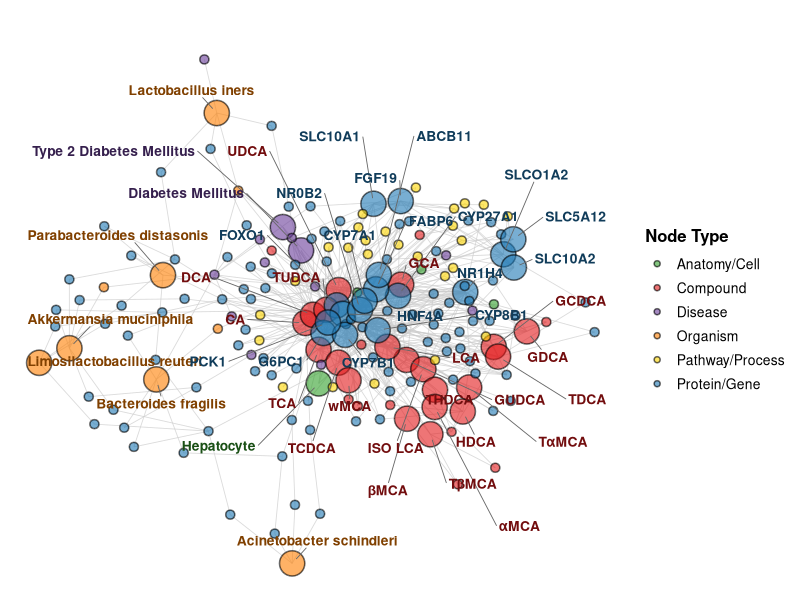

Here is the R script that generated this plot:
library(ggplot2)
library(readxl)
library(dplyr)
library(ggrepel)
library(igraph)

# Read the data files
edges = read_excel("filtered_edges.xlsx")
nodes = read_excel("filtered_nodes.xlsx")

symp_id = nodes$node_id[which(nodes$node_type == "Symptom")]
nodes = nodes |>
  filter(!(node_id %in% symp_id))
edges = edges |>
  filter(!(from %in% symp_id)) |>
  filter(!(to %in% symp_id))

# Create igraph object - use node_id as the vertex identifier
g = graph_from_data_frame(
  d = edges %>% select(from, to), 
  directed = FALSE, 
  vertices = data.frame(name = nodes$node_id)
)

# Calculate layout using Fruchterman-Reingold algorithm
set.seed(45)  # For reproducibility
layout_coords = layout_with_gem(g)

# Add coordinates to nodes dataframe
nodes$x = layout_coords[, 1]
nodes$y = layout_coords[, 2]

# Prepare edges dataframe with coordinates
edges_plot = edges %>%
  left_join(nodes %>% select(node_id, x, y), 
            by = c("from" = "node_id")) %>%
  rename(x_start = x, y_start = y) %>%
  left_join(nodes %>% select(node_id, x, y), 
            by = c("to" = "node_id")) %>%
  rename(x_end = x, y_end = y) %>%
  filter(!is.na(x_start) & !is.na(y_start) & !is.na(x_end) & !is.na(y_end))

# Set node sizes based on is_key_node (larger difference)
nodes$node_size = ifelse(nodes$is_key_node == TRUE, 8, 2.5)

# Count node types and create vibrant, highly distinctive palette
n_node_types = length(unique(nodes$meta_type))

# Vibrant, maximally distinctive colorblind-safe palette
vibrant_colors = c(
  "#E31A1C",  # Bright red
  "#1F78B4",  # Bright blue
  "#33A02C",  # Bright green
  "#FF7F00",  # Bright orange
  "#6A3D9A",  # Bright purple
  "#FFD700",  # Gold
  "#00CED1",  # Bright cyan
  "#FF1493",  # Deep pink
  "#32CD32",  # Lime green
  "#FF4500",  # Orange red
  "#4169E1",  # Royal blue
  "#FF69B4",  # Hot pink
  "#00FA9A",  # Medium spring green
  "#DC143C",  # Crimson
  "#1E90FF"   # Dodger blue
)

# Extend if needed
if(n_node_types > length(vibrant_colors)) {
  vibrant_colors = colorRampPalette(vibrant_colors)(n_node_types)
}

# Function to darken colors for text labels
darken_color = function(col, factor = 0.5) {
  rgb_vals = col2rgb(col) / 255
  darkened = rgb_vals * factor
  rgb(darkened[1], darkened[2], darkened[3])
}

# Create color mapping for nodes
node_type_levels = unique(nodes$meta_type)
color_map = setNames(vibrant_colors[1:n_node_types], node_type_levels)
dark_color_map = setNames(sapply(vibrant_colors[1:n_node_types], darken_color), 
                          node_type_levels)

# Add colors to nodes dataframe
nodes$fill_color = color_map[nodes$meta_type]
nodes$text_color = dark_color_map[nodes$meta_type]

# Filter nodes to only show labels for key nodes
nodes_labeled = nodes %>% filter(is_key_node == TRUE)

# Create the network plot
plt = ggplot() +
  # Plot edges first (so they're behind nodes) - much thinner
  geom_segment(data = edges_plot,
               aes(x = x_start, y = y_start, xend = x_end, yend = y_end),
               color = "gray80", alpha = 0.7, linewidth = 0.3) +
  
  # Plot nodes with border (stroke) and fill
  geom_point(data = nodes,
             aes(x = x, y = y, fill = meta_type, size = node_size),
             shape = 21,  # Circle with border
             color = "black",  # Border color
             stroke = 0.8,  # Border width
             alpha = 0.6) +
  
  # Add labels ONLY for key nodes with matching darker colors
  geom_text_repel(data = nodes_labeled,
                  aes(x = x, y = y, label = human_name, color = meta_type),
                  size = 3.5,
                  fontface = "bold",
                  max.overlaps = Inf,  # Show all labels
                  box.padding = 0.8,  # Increased padding
                  point.padding = 0.5,  # Increased padding around points
                  segment.color = "gray40",
                  segment.size = 0.3,
                  min.segment.length = 0,
                  force = 3,  # Increased repulsion force
                  force_pull = 0.5,  # Pull towards original position
                  max.iter = 10000,  # More iterations for better placement
                  max.time = 2) +  # Allow more time for optimization
  
  # Customize appearance
  scale_size_identity() +
  scale_fill_manual(name = "Node Type", 
                    values = color_map) +
  scale_color_manual(name = "Node Type",
                     values = dark_color_map,
                     guide = "none") +  # Don't show text color in legend
  theme_minimal() +
  theme(
    panel.background = element_rect(fill = "white", color = NA),
    plot.background = element_rect(fill = "white", color = NA),
    panel.grid = element_blank(),
    axis.text = element_blank(),
    axis.title = element_blank(),
    axis.ticks = element_blank(),
    legend.position = "right",
    legend.background = element_blank(),
    legend.key = element_rect(fill = "white"),
    legend.title = element_text(size = 12, face = "bold"),
    legend.text = element_text(size = 10),
    plot.title = element_text(size = 14, face = "bold", hjust = 0.5)
  ) +
  labs(title = "")

plt
